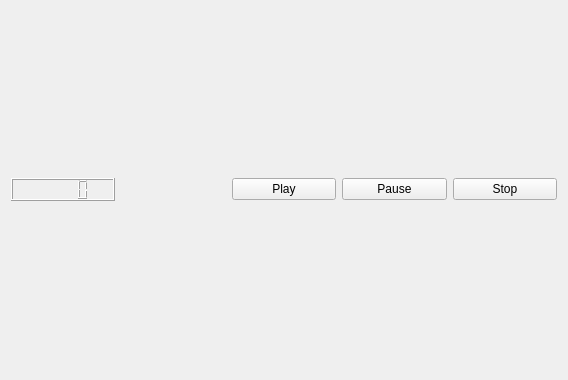
<?xml version="1.0" encoding="UTF-8"?>
<ui version="4.0">
 <class>CTVideoView</class>
 <widget class="QWidget" name="CTVideoView">
  <property name="geometry">
   <rect>
    <x>0</x>
    <y>0</y>
    <width>568</width>
    <height>380</height>
   </rect>
  </property>
  <property name="sizePolicy">
   <sizepolicy hsizetype="Fixed" vsizetype="Fixed">
    <horstretch>0</horstretch>
    <verstretch>0</verstretch>
   </sizepolicy>
  </property>
  <property name="windowTitle">
   <string>Form</string>
  </property>
  <layout class="QVBoxLayout" name="verticalLayout" stretch="1,0">
   <item>
    <layout class="QVBoxLayout" name="verticalLayout_3"/>
   </item>
   <item>
    <layout class="QGridLayout" name="gridLayout">
     <property name="topMargin">
      <number>5</number>
     </property>
     <property name="bottomMargin">
      <number>5</number>
     </property>
     <property name="horizontalSpacing">
      <number>6</number>
     </property>
     <property name="verticalSpacing">
      <number>8</number>
     </property>
     <item row="0" column="3">
      <widget class="QPushButton" name="pauseButton">
       <property name="text">
        <string>Pause</string>
       </property>
      </widget>
     </item>
     <item row="0" column="2">
      <widget class="QPushButton" name="playButton">
       <property name="text">
        <string>Play</string>
       </property>
      </widget>
     </item>
     <item row="0" column="0">
      <widget class="QLCDNumber" name="lcdNumber"/>
     </item>
     <item row="0" column="1">
      <widget class="Phonon::VolumeSlider" name="volumeSlider"/>
     </item>
     <item row="0" column="4">
      <widget class="QPushButton" name="stopButton">
       <property name="text">
        <string>Stop</string>
       </property>
      </widget>
     </item>
    </layout>
   </item>
  </layout>
 </widget>
 <customwidgets>
  <customwidget>
   <class>Phonon::VolumeSlider</class>
   <extends>QWidget</extends>
   <header location="global">phonon/volumeslider.h</header>
  </customwidget>
 </customwidgets>
 <resources/>
 <connections/>
</ui>
